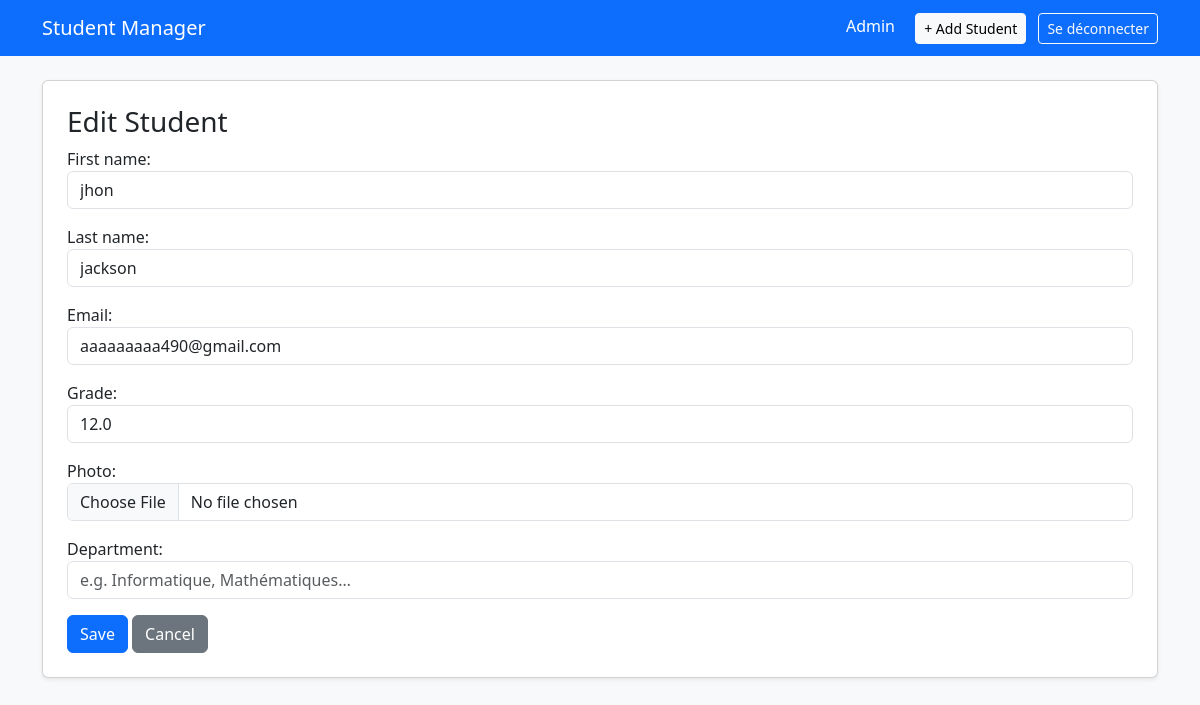
/edit/3/ (signed in), run on an earlier commit of the app's database.
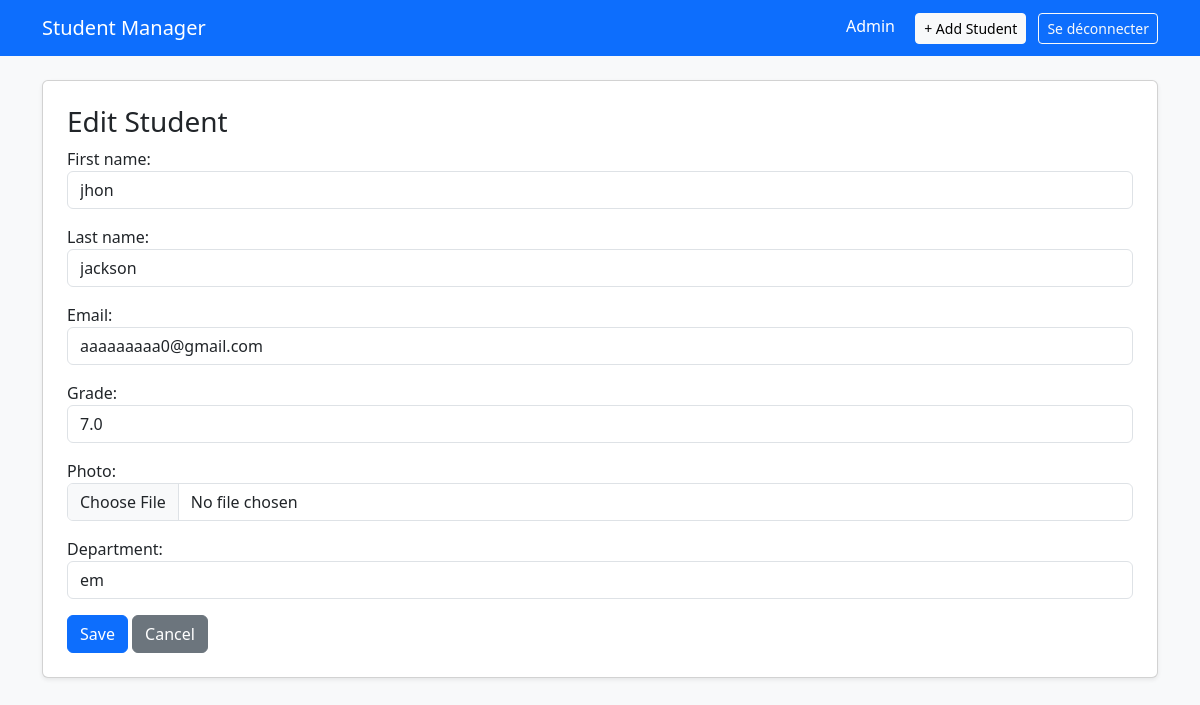
And on a later commit of the database.
### students/models.py (models this page shows, shortened)
class Student(models.Model):
    first_name = models.CharField(max_length=100)
    last_name  = models.CharField(max_length=100)
    email      = models.EmailField(unique=True)
    department = models.ForeignKey(Department, on_delete=models.SET_NULL, null=True, blank=True)
    gpa        = models.FloatField(default=0.0)
    photo      = models.ImageField(
                    upload_to='students/',
                    blank=True,
                    null=True
                 )
    created_at = models.DateTimeField(auto_now_add=True)

### students/views.py (the view)
# urls.py: path('edit/<int:pk>/', views.student_update, name='student_update'),
@login_required
def student_update(request, pk):
    student = get_object_or_404(Student, pk=pk)
    form = StudentForm(request.POST or None, request.FILES or None, instance=student)
    if form.is_valid():
        form.save()
        return redirect('student_list')
    return render(request, 'students/form.html',
                  {'form': form, 'title': 'Edit Student'})

### students/templates/students/form.html (shortened to what this page needs)
{% extends "students/base.html" %}
{% block content %}
<div class="card p-4 shadow-sm">
  <h3>{{ title }}</h3>
  <form method="POST" enctype="multipart/form-data">
    {{ form.as_p }}
    <button type="submit" class="btn btn-primary">Save</button>
    <a href="{% url 'student_list' %}" class="btn btn-secondary">Cancel</a>
  </form>
</div>
{% endblock %}

### students/templates/students/base.html (shortened to what this page needs)
<!DOCTYPE html>
<html>
<head>
  <link href="https://cdn.jsdelivr.net/npm/bootstrap@5.3.0/dist/css/bootstrap.min.css" rel="stylesheet">
</head>
<body class="bg-light">
    <nav class="navbar navbar-dark bg-primary mb-4">
    <div class="container d-flex justify-content-between">
        <a class="navbar-brand" href="/">Student Manager</a>
        <div>
            {% if user.is_authenticated %}
                <span class="text-white me-3">Admin</span>
                <a href="{% url 'student_create' %}" class="btn btn-light btn-sm me-2">+ Add Student</a>
                <form action="{% url 'logout' %}" method="post" class="d-inline">
                    <button type="submit" class="btn btn-outline-light btn-sm">Se déconnecter</button>
                </form>
            {% else %}
                <a href="{% url 'login' %}" class="btn btn-outline-light btn-sm">Se connecter</a>
            {% endif %}
        </div>
    </div>
    </nav>
    <div class="container">
    {% block content %}{% endblock %}
    </div>
</body>
</html>

What changed in the data, as far as the page shows it:
changed Student "jhon": email "aaaaaaaaa490@gmail.com" → "aaaaaaaaa0@gmail.com"; gpa "12.0" → "7.0"; department (not shown) → "em"
